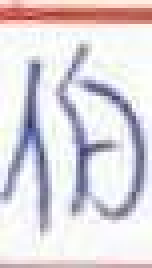
//> input picture sample.jpg, 38 x 67 px (shown 4 times larger)
$ ./test   (built with g++ and OpenCV 4)
//> lines starting //> are read from the running program, lines starting //| are printed output that depends on the picture; after the words box and inside, x2 and y2 are one past the last pixel; in counts of white or black regions, pixels touching at a corner belong together

#include <opencv2/core.hpp>
#include <opencv2/opencv.hpp>
#include <vector>
#include <numeric>
#include <string>
int main() {
    std::string imagePath = "/home/luhsuanwen/project/sample.jpg";
    cv::Mat image = cv::imread(imagePath);
//> image is the input picture: 67 rows x 38 cols, CV_8UC3; mean B, G, R 220.4, 215.4, 221.2
    cv::cvtColor(image, image, cv::COLOR_BGR2RGB);


    int h = image.rows;
//> h = 67
    int w = image.cols;
//> w = 38
    int c = image.channels();
//> c = 3
    int target_h = 224;
    int target_w = 224;
    int target_c = 3;
    int dh_half, dw_half;
    if (h > w) {
        dh_half = static_cast<int>(0.1*h/2);
//> dh_half = 3
        dw_half = static_cast<int>((h+2*dh_half-w)/2);
//> dw_half = 17
    } else {
        dw_half = static_cast<int>(0.1*w/2);
        dh_half = static_cast<int>((w+2*dw_half-h)/2);
    }

    cv::copyMakeBorder(image, image, dh_half, dh_half, dw_half, dw_half, cv::BORDER_REPLICATE);
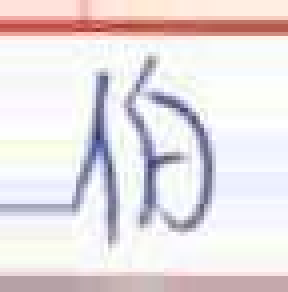
//> image: 73 rows x 72 cols, CV_8UC3 (shown 4 times larger); mean R, G, B 230.6, 223.1, 225.4

    std::cout << dh_half << " " << dw_half <<" "<< image.cols << std::endl;
//| 3 17 72

    std::cout << image.at<cv::Vec3b>(0, 0) << std::endl;
//| [255, 226, 219]

    cv::resize(image, image, cv::Size(248, 248));
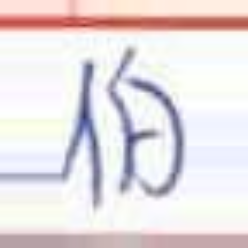
//> image: 248 rows x 248 cols, CV_8UC3; mean R, G, B 230.5, 223, 225.3
    image.convertTo(image, CV_32FC3, 1.f/255.f);
//> image: 248 rows x 248 cols, CV_32FC3

    // HWC to CHW
    cv::Rect ROI(12, 12, target_h, target_w);
    image = image(ROI).clone();
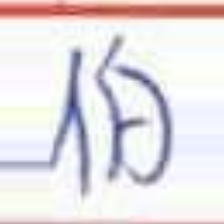
//> image: 224 rows x 224 cols, CV_32FC3; mean R, G, B 0.902, 0.88, 0.892

    std::cout << image.at<cv::Vec3f>(160, 120) << std::endl;
//| [0.533333, 0.545098, 0.666667]

    std::vector<float> inputTensorValues(target_c*target_h*target_w);
    assert(image.channels() == target_c);
    for(int _c = 0; _c < target_c; ++_c) {
        for(int _y = 0; _y < target_h; ++_y) {
            for(int _x = 0; _x < target_w; ++_x) {
                inputTensorValues[_c * (target_h * target_w) + _y * target_w + _x] =
                  image.at<cv::Vec3f>(_y, _x)[_c];
            }
        }
    }
//> after the loop, inputTensorValues = 150528 items

    for (int i=0; i<224; i++) {
        std::cout << i << " " << inputTensorValues[i] << std::endl;
    }
//> this loop made 224 passes
//| 0 0.992157
//| 1 0.992157
//| 2 0.992157
//| 3 0.992157
//| 4 0.992157
//| 5 0.992157
//| 6 0.992157
//| 7 0.992157
//> (output is shown up to pass 8 of 224)

    return 0;
}

$ run again, with cpp_speed_comparison.png saved as sample.jpg
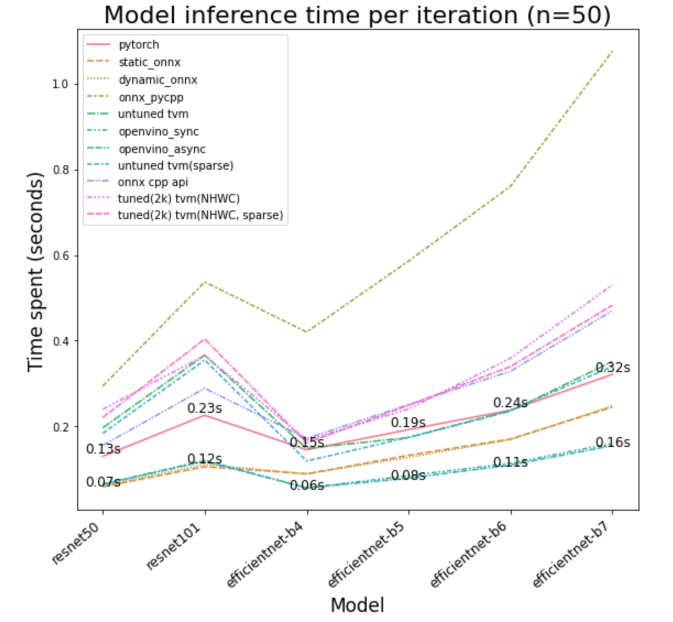
//> input picture cpp_speed_comparison.png, 1346 x 1244 px (shown at 1/2 size)
//> image is the input picture: 1244 rows x 1346 cols, CV_8UC3; mean B, G, R 246.7, 246.7, 246.8
//> `cv::cvtColor(image, image, cv::COLOR_BGR2RGB);`:
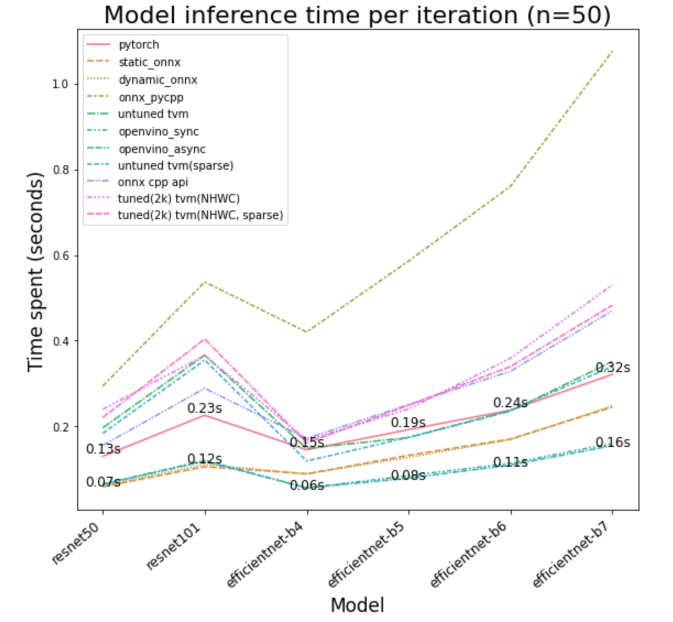
//> image: 1244 rows x 1346 cols, CV_8UC3 (shown at 1/2 size); 8.17% of pixels changed, all inside (x1, y1, x2, y2) = (159, 79, 1233, 993)
//| 118 67 1480
//| [255, 255, 255]
//> `image = image(ROI).clone();`:
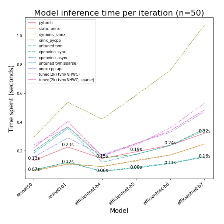
//> image: 224 rows x 224 cols, CV_32FC3; mean R, G, B 0.969, 0.968, 0.968
//| [1, 0.996078, 0.984314]
//> after the loop `for(int _c = 0; _c < target_c; ++_c)`: inputTensorValues = 150528 items
//> the loop `for (int i=0; i<224; i++)` made 224 passes
//| 0 1
//| 1 1
//| 2 1
//| 3 1
//| 4 1
//> (output is shown up to pass 5 of 224)

$ run again, with cpu_speed.png saved as sample.jpg
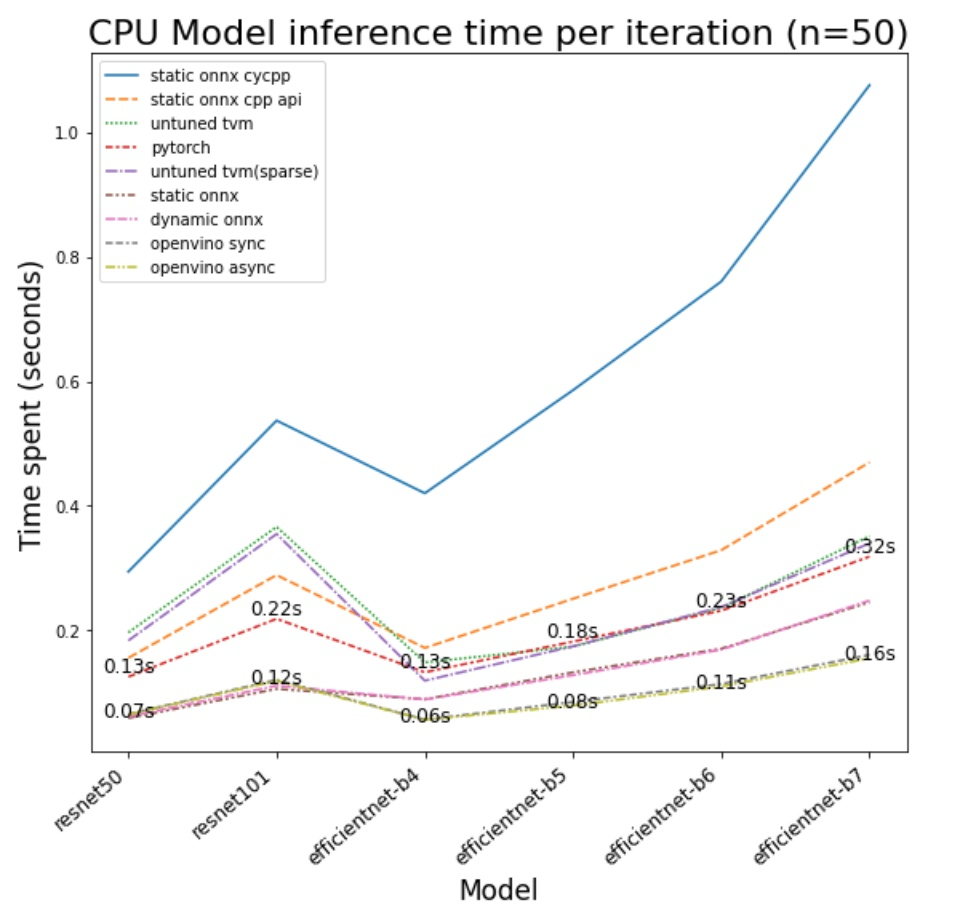
//> input picture cpu_speed.png, 956 x 924 px
//> image is the input picture: 924 rows x 956 cols, CV_8UC3; mean B, G, R 246.8, 246.9, 247.2
//> `cv::cvtColor(image, image, cv::COLOR_BGR2RGB);`:
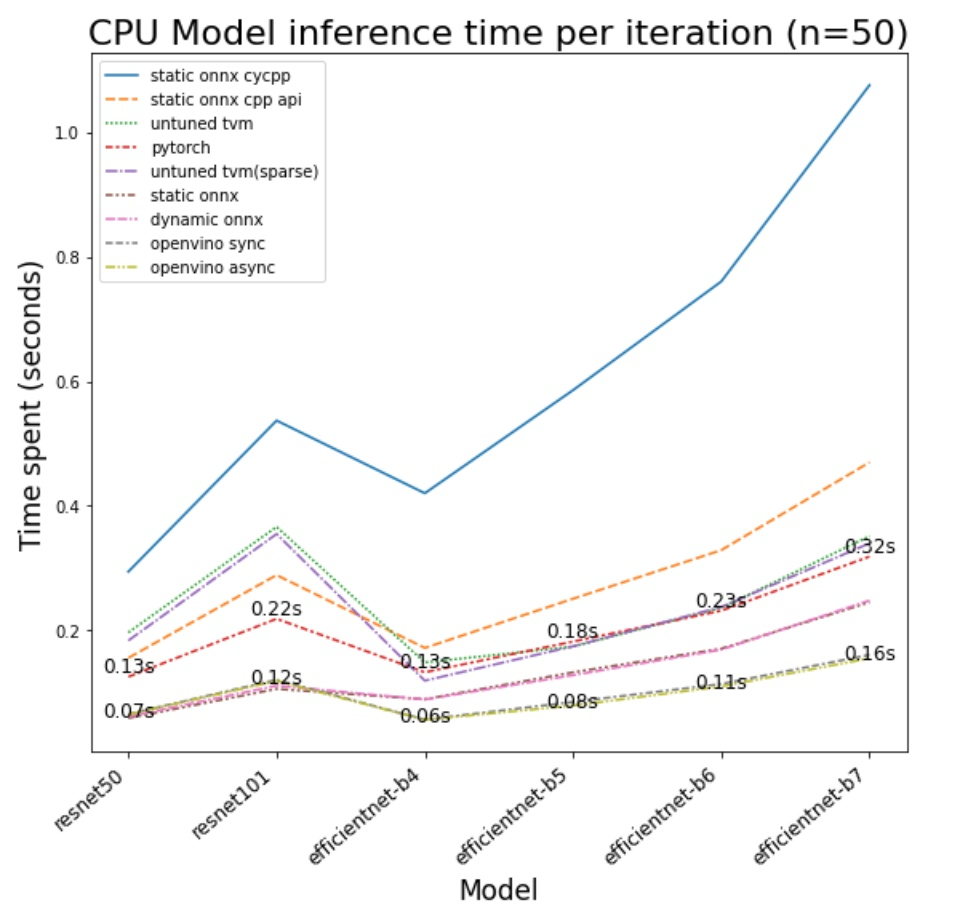
//> image: 924 rows x 956 cols, CV_8UC3; 8.95% of pixels changed, all inside (x1, y1, x2, y2) = (95, 64, 881, 737)
//| 63 47 1050
//| [255, 255, 255]
//> `image = image(ROI).clone();`:
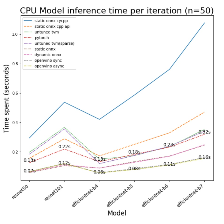
//> image: 224 rows x 224 cols, CV_32FC3; mean R, G, B 0.967, 0.966, 0.966
//| [1, 0.996078, 1]
//> after the loop `for(int _c = 0; _c < target_c; ++_c)`: inputTensorValues = 150528 items
//> the loop `for (int i=0; i<224; i++)` made 224 passes
//| 0 1
//| 1 1
//| 2 1
//| 3 1
//| 4 1
//> (output is shown up to pass 5 of 224)

$ run again, with gpu_speed.png saved as sample.jpg
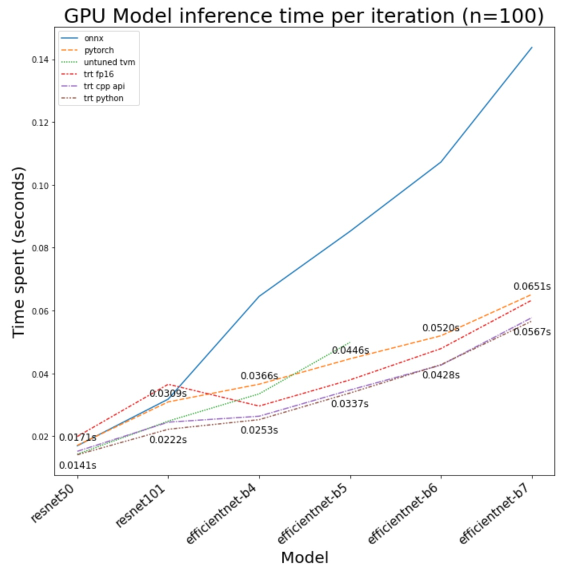
//> input picture gpu_speed.png, 1148 x 1134 px (shown at 1/2 size)
//> image is the input picture: 1134 rows x 1148 cols, CV_8UC3; mean B, G, R 248.6, 248.6, 248.8
//> `cv::cvtColor(image, image, cv::COLOR_BGR2RGB);`:
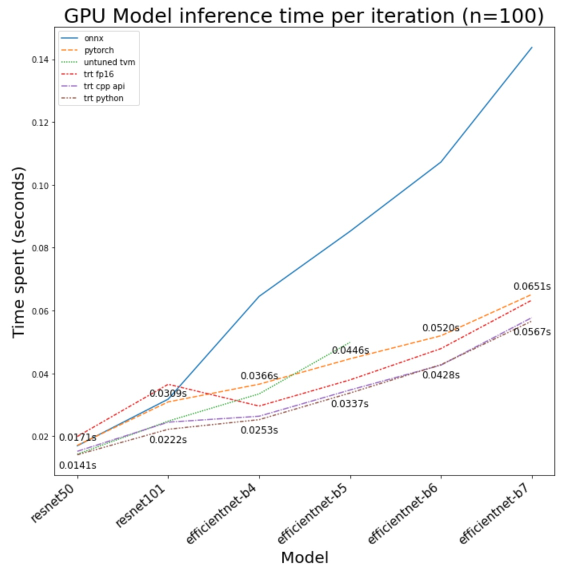
//> image: 1134 rows x 1148 cols, CV_8UC3 (shown at 1/2 size); 5.85% of pixels changed, all inside (x1, y1, x2, y2) = (111, 63, 1073, 913)
//| 64 57 1262
//| [255, 255, 255]
//> `image = image(ROI).clone();`:
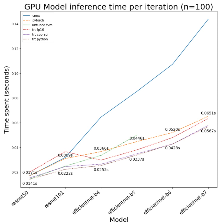
//> image: 224 rows x 224 cols, CV_32FC3; mean R, G, B 0.975, 0.974, 0.974
//| [1, 0.996078, 0.996078]
//> after the loop `for(int _c = 0; _c < target_c; ++_c)`: inputTensorValues = 150528 items
//> the loop `for (int i=0; i<224; i++)` made 224 passes
//| 0 1
//| 1 1
//| 2 1
//| 3 1
//| 4 1
//> (output is shown up to pass 5 of 224)
